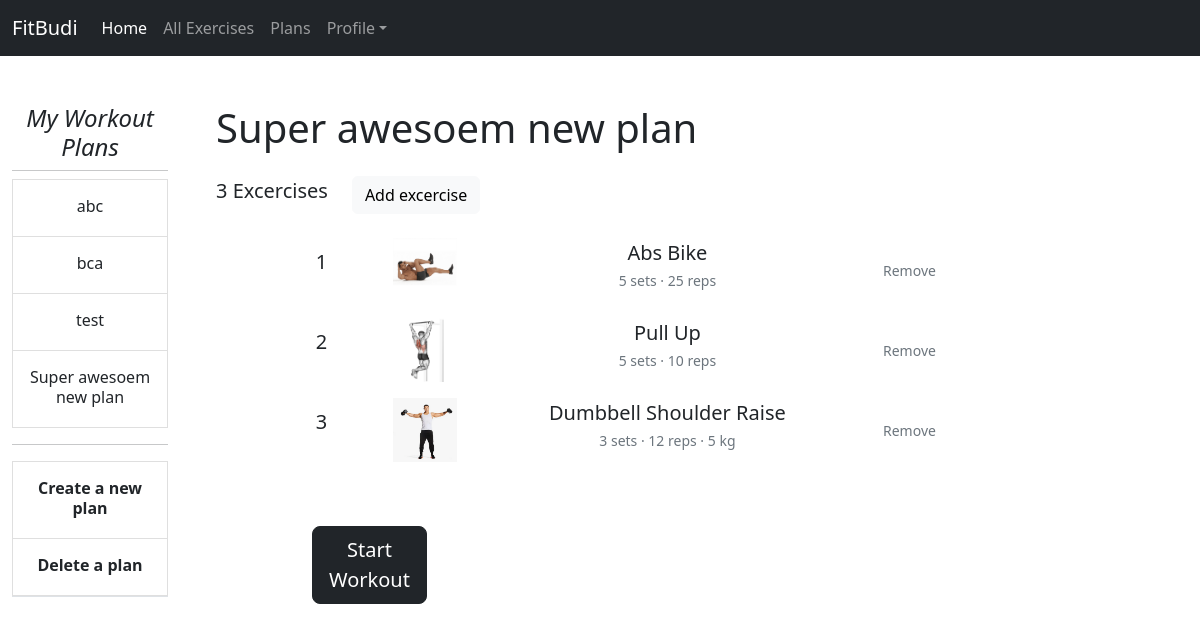
The page /my_workouts (signed in) on the database its author committed.
### tables this page shows
CREATE TABLE "plans" (
	"id"	INTEGER NOT NULL,
	"name"	TEXT NOT NULL,
	"user_id"	INTEGER,
	FOREIGN KEY("user_id") REFERENCES "users"("id"),
	PRIMARY KEY("id")
);

CREATE TABLE "plan_details" (
	"id"	INTEGER NOT NULL,
	"exc_id"	INTEGER NOT NULL,
	"plan_id"	INTEGER NOT NULL,
	"set_count"	INTEGER,
	"rep_count"	INTEGER,
	"weight"	NUMERIC,
	"duration"	INTEGER,
	PRIMARY KEY("id" AUTOINCREMENT),
	FOREIGN KEY("exc_id") REFERENCES "excercises"("id"),
	FOREIGN KEY("plan_id") REFERENCES "plans"("id")
);

CREATE TABLE "excercises" (
	"id"	INTEGER NOT NULL,
	"name"	TEXT NOT NULL,
	"muscle_group"	TEXT NOT NULL,
	"instructions"	TEXT,
	"equipement_id"	INTEGER,
	"bodyweight"	NUMERIC,
	PRIMARY KEY("id" AUTOINCREMENT),
	FOREIGN KEY("equipement_id") REFERENCES "equipement"("id")
);

### app.py (the view, shortened to what this page needs)
@app.route("/my_workouts", methods=["GET", "POST"])
def my_workouts():
    if "lastActivePlan" not in session:
        lastCreatedPlan = getLastCreatedPlan()
        session['lastActivePlan'] = lastCreatedPlan['id']
    plans = getPlans()
    length = len(plans)
    plan_details = getPlanDetails()
    exc_count = len(plan_details)
    activePlanName = getActivePlanName()
    return render_template("my_workouts.html", plans=plans, length=length, exc_count=exc_count,
                           plan_details=plan_details, activePlanName=activePlanName,
                           muscles=getMuscles(), exercises=getExercises())

### helpers.py (called while the page is built)
def dict_factory(cursor, row):
    fields = [column[0] for column in cursor.description]
    return {key: value for key, value in zip(fields, row)}

### queries.py (called while the page is built)
def getLastCreatedPlan():
    temp = db.execute("""
                            SELECT * FROM plans
                            WHERE user_id=?
                            ORDER BY id DESC
                            LIMIT 1;
                """, (session["user_id"],))
    return temp.fetchone()

def getActivePlanName():
    temp = db.execute("SELECT name FROM plans WHERE id=?", (session["lastActivePlan"],)).fetchone()
    if temp == None:
        temp = getLastCreatedPlan()
    name = temp['name']
    return name

def getMuscles():
    temp = db.execute("SELECT * FROM muscles;")
    return  temp.fetchall()

def getPlans():
    temp = db.execute('SELECT * FROM plans WHERE user_id=?', (session["user_id"],))
    return temp.fetchall()

### templates/my_workouts.html (shortened to what this page needs)
{% extends "layout.html" %}
{% block main %}
    <div class="row g-5">
        <div class="col-md-2">
            <div class="position-sticky" style="top: 2rem;">
                <h4 class="fst-italic">My Workout Plans</h4>
                <hr class="d-none d-md-block my-2">
                <div class="list-group list-group-flush border-bottom scrollarea">
                    <form action="/my_workouts" method="post">
                        {% if length == 0 %}
                            <div class="d-flex w-100 align-items-center justify-content-center py-2">
                                <p class="mb-1">No plans created.</p>
                            </div>
                        {% else %}
                            {% for row in plans %}
                                <button href="#" class="list-group-item list-group-item-action py-3 lh-sm" aria-current="true" type="submit" value="{{row['id']}}" name="selectPlanBtn">
                                    <div class="d-flex w-100 align-items-center justify-content-center">
                                    <p class="mb-1">{{ row['name'] }}</p>
                                    </div>
                                </button>
                            {% endfor %}
                        {% endif %}
                        <hr>
                        <button href="#" class="list-group-item list-group-item-action py-3 lh-sm" aria-current="true" type="button" data-bs-toggle="modal" data-bs-target="#createPlan">
                            <div class="d-flex w-100 align-items-center justify-content-center">
                            <strong class="mb-1">Create a new plan</strong>
                            </div>
                        </button>
                        <button href="#" class="list-group-item list-group-item-action py-3 lh-sm" aria-current="true" type="button" data-bs-toggle="modal" data-bs-target="#deletePlan">
                            <div class="d-flex w-100 align-items-center justify-content-center">
                            <strong class="mb-1">Delete a plan</strong>
                            </div>
                        </button>
                    </form>
                </div>
            </div>
        </div>
        <div class="col-md-10">
            <div class="row justify-content-start">
                <div class="col-auto">
                    <h1 class="display-6">{{ activePlanName }}</h1>
                </div>
            </div>
            <div class="row justify-content-start py-3">
                <div class="col-auto">
                    <p class="lead">{{ exc_count }} Excercises</p>
                </div>
                <div class="col-auto">
                    <button type="button" class="btn btn-light" aria-current="true" data-bs-toggle="modal" data-bs-target="#addExc">Add excercise</button>
                </div>
            </div>
            <div class="row justify-content-center">
                <div class="col-10">
                    <form action="/my_workouts" method="post">
                        {% for row in plan_details %}
                            <div class="row mb-3">
                                <div class="col-1 align-self-center">
                                    <p class="lead">{{ loop.index }}</p>
                                </div>
                                <div class="col-2">
                                    <img src="/static/img/{{row['exc_id']}}.png" alt="{{ row['exc_id'] }}" width="64" height="64">
                                </div>
                                <div class="col-5">
                                    <p class="lead mb-0">{{ row['name'] }}</p>
                                    <small class="text-muted">
                                        {{ row['set_count'] }} sets
                                        {% if row['rep_count'] %}
                                            &middot; {{ row['rep_count'] }} reps
                                        {% endif %}
                                        {% if row['weight'] %}
                                            &middot; {{ row['weight'] }} kg
                                        {% endif %}
                                    </small>
                                </div>
                                <div class="col-2 align-self-center">
                                    <button class="btn btn-outline-secondary border-0" type="submit" name="removeExc" value="{{row['exc_id']}}">
                                        <small>Remove</small>
                                    </button>
                                </div>
                            </div>
                        {% endfor %}
                    </form>
                </div>
            </div>
            <div class="row justify-content-start py-5 px-5">
                <form action="/my_workouts" method="post">
                    <div class="col-2 px-5">
                        <button type="submit" class="btn btn-dark btn-lg" name="submitBtn" value="startWO">Start Workout</button>
                    </div>
                </form>
            </div>
        </div>
    </div>
{% endblock %}

### static/stylesheet.css (style rules this page uses)
html, body { height: 100%; }

### rows shown on the page
plans: {{ row['id'] }} 1 (drawn), name "abc"
plans: {{ row['id'] }} 2 (drawn), name "bca"
plans: {{ row['id'] }} 3 (drawn), name "test"
plans: {{ row['id'] }} 4 (drawn), name "Super awesoem new plan"
plan_details: shows a picture, name "Abs Bike", set_count "5", rep_count "25", {{ row['exc_id'] }} 2 (drawn)
plan_details: shows a picture, name "Pull Up", set_count "5", rep_count "10", {{ row['exc_id'] }} 3 (drawn)
plan_details: shows a picture, name "Dumbbell Shoulder Raise", set_count "3", rep_count "12", weight "5", {{ row['exc_id'] }} 7 (drawn)

### other values the page prints
{{ exc_count }} "3"
